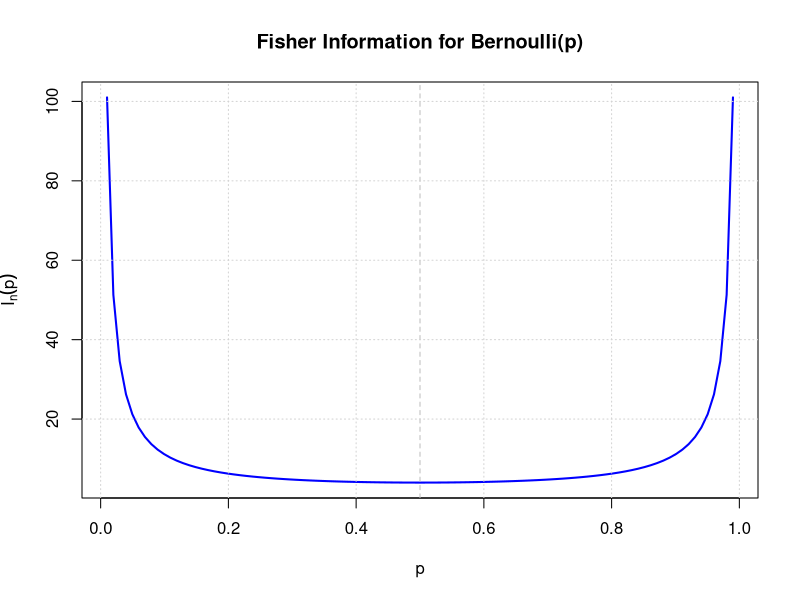

The R script that drew this image:
## ---- chunk 1
# Fisher Information Function for Bernoulli(p)
fisher_info <- function(p, n) {
  return(n * (1/p + 1/(1 - p)))
}

# Generate values for p in (0,1)
p_values <- seq(0.01, 0.99, length.out = 100)
n <- 1  # Set n=1 for visualization

# Compute Fisher Information
I_values <- fisher_info(p_values, n)

# Plot
plot(p_values, I_values, type = "l", col = "blue", lwd = 2,
     xlab = "p", ylab = expression(I[n](p)),
     main = "Fisher Information for Bernoulli(p)")
abline(v = 0.5, lty = 2, col = "gray")
grid()
